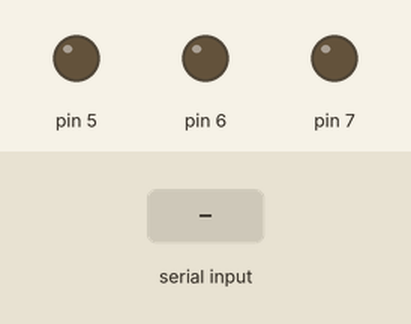
Recording of a sketch running on a simulated Arduino Uno, built with avr-gcc and run on an emulated ATmega328P. Parts: output pins drawn as LEDs (lit = HIGH). The inputs (shaded band) are chosen by the test bench.

Above: at 1.2 s.
1.3 s: "0" received over Serial
At 2.0 s:
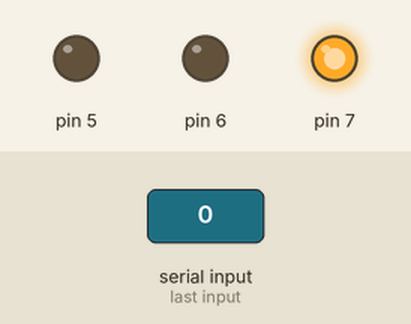
2.8 s: "2" received over Serial
At 3.2 s:
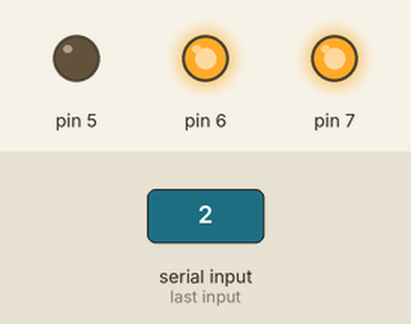
4.3 s: "1" received over Serial
At 5.5 s:
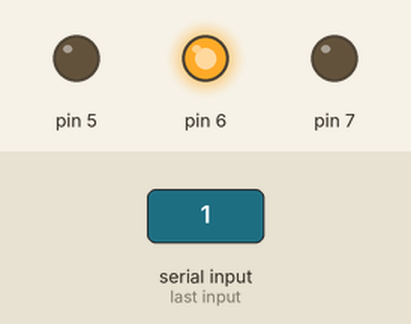
5.8 s: "4" received over Serial
At 6.6 s:
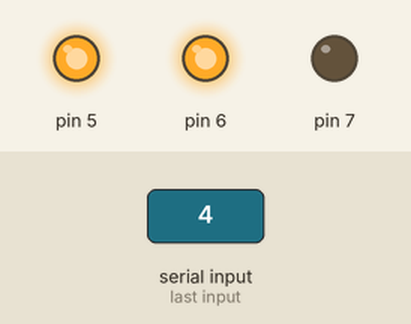
7.3 s: "3" received over Serial
At 7.8 s:
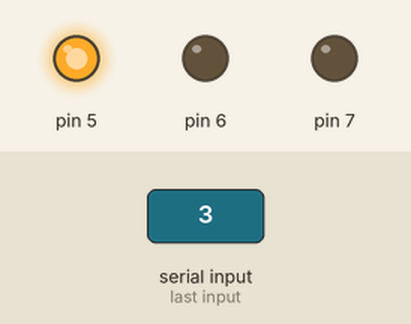
8.8 s: "6" received over Serial
At 10.1 s:
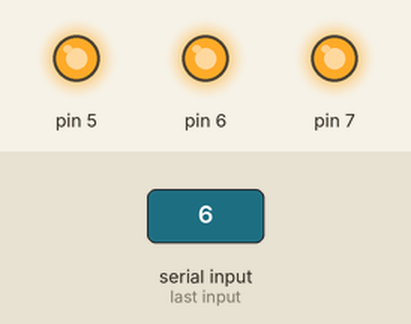
Timing chart, 0 to 11.3 s (numbered marks = the images above; inputs shaded):
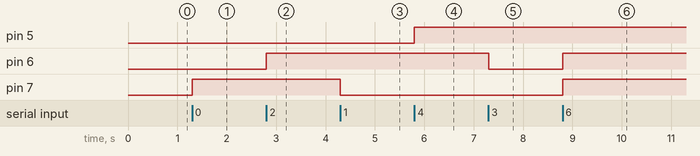

The sketch:

voice_assistant.ino
```cpp
int incomingByte;      // a variable to read incoming serial data into

void setup() {
  pinMode(6,OUTPUT);
  pinMode(7,OUTPUT);
  pinMode(5,OUTPUT);
  // initialize serial communication:
  Serial.begin(9600);
  // initialize the LED pin as an output:
  //pinMode(, OUTPUT);
}

void loop() {
  // see if there's incoming serial data:
  if (Serial.available() > 0) {
    // read the oldest byte in the serial buffer:
    incomingByte = Serial.read();

    // if it's a capital H (ASCII 72), turn on the LED:
    if (incomingByte == '0') {
      digitalWrite(7, HIGH);
    }
    // if it's an L (ASCII 76) turn off the LED:
    if (incomingByte == '1') {
      digitalWrite(7, LOW);
    }

    if (incomingByte == '2') {
      digitalWrite(6, HIGH);
    }
    // if it's an L (ASCII 76) turn off the LED:
    if (incomingByte == '3') {
      digitalWrite(6, LOW);
    }

    if (incomingByte == '4') {
      digitalWrite(5, HIGH);
    }
    // if it's an L (ASCII 76) turn off the LED:
    if (incomingByte == '5') {
      digitalWrite(5, LOW);
    }
    if(incomingByte =='6')
    {
      digitalWrite(5,HIGH);
      digitalWrite(6,HIGH);
      digitalWrite(7,HIGH);
    }
    if(incomingByte =='7')
    {
      digitalWrite(5,LOW);
      digitalWrite(6,LOW);
      digitalWrite(7,LOW);
    }


  }
}
```

Measured:
- after the input at 1.3 s, pin 7: LOW → HIGH at once
- after the input at 2.8 s, pin 6: LOW → HIGH at once
- after the input at 4.3 s, pin 7: HIGH → LOW at once
- after the input at 5.8 s, pin 5: LOW → HIGH at once
- after the input at 7.3 s, pin 6: HIGH → LOW at once
- after the input at 8.8 s, pin 6, pin 7: LOW → HIGH at once
